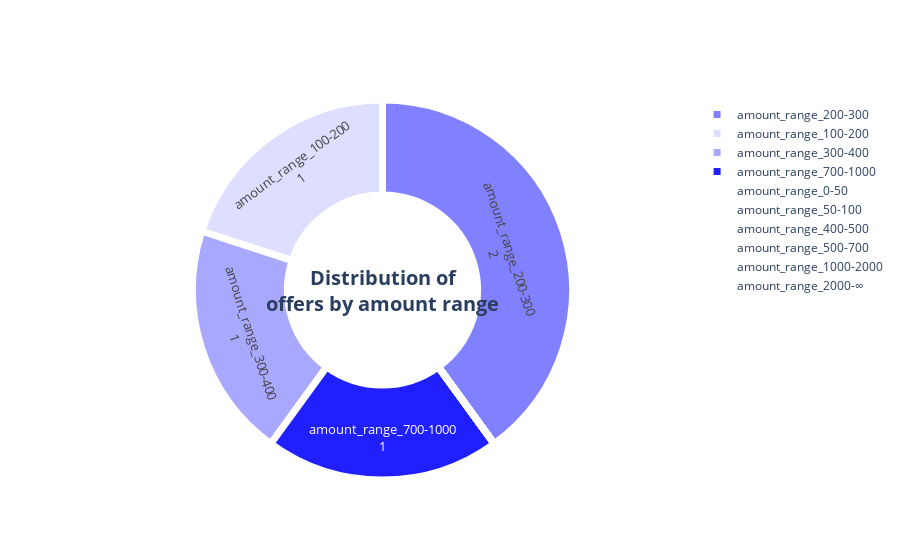

Here is the notebook cell this chart was saved with:
### Code cell
############## graphic ################
donut_hole = 0.5

fig = go.Figure(data=[go.Pie(labels=offers_categories['category'].values[1:], 
                             values=offers_categories['count'].values[1:],
                             text=offers_categories['amount'].values[1:],
                             #color_discrete_sequence=px.colors.sequential.Teal,
                             hovertemplate="<b>Name:</b> %{label}<br><b>Number:</b> %{value}<br><b>Amount:</b> %{text}<extra></extra>",
                             hole = donut_hole)])

fig.update_traces(hoverinfo='label', textinfo='label+value', textfont_size=13, textposition="inside",
                  marker=dict(colors=['rgba(31, 31, 255, {})'.format(amount/max(offers_categories['amount'])) for amount in offers_categories['amount'].values[1:]], 
                              line=dict(color='#FFFFFF', width=7)))

fig.update_layout(
  height=800,
  title={'text': "",
          'x':0.5,
          'xanchor': 'center',
          'font_size': 20,
    },
  annotations= [
         {
            "font": {
               "size": 20
            },
            "showarrow": False,
            "text": "<b>Distribution of<br>offers by amount range</b>",
            "x": 0.5,
            "y": 0.5
         },
  ]
)

fig.show()

### Figure 1 — Plotly figure (JSON) as saved in the notebook; plotly's stock layout.template omitted (floating-point values rounded to 4 significant figures)
{"data": [{"hole": 0.5, "hoverinfo": "label", "hovertemplate": "<b>Name:</b> %{label}<br><b>Number:</b> %{value}<br><b>Amount:</b> %{text}<extra></extra>", "labels": ["amount_range_0-50", "amount_range_50-100", "amount_range_100-200", "amount_range_200-300", "amount_range_300-400", "amount_range_400-500", "amount_range_500-700", "amount_range_700-1000", "amount_range_1000-2000", "amount_range_2000-∞"], "marker": {"colors": ["rgba(31, 31, 255, 0.0)", "rgba(31, 31, 255, 0.0)", "rgba(31, 31, 255, 0.14463276836158193)", "rgba(31, 31, 255, 0.559322033898305)", "rgba(31, 31, 255, 0.3887005649717514)", "rgba(31, 31, 255, 0.0)", "rgba(31, 31, 255, 0.0)", "rgba(31, 31, 255, 1.0)", "rgba(31, 31, 255, 0.0)", "rgba(31, 31, 255, 0.0)"], "line": {"color": "#FFFFFF", "width": 7}}, "text": [0, 0, 128, 495, 344, 0, 0, 885, 0, 0], "textfont": {"size": 13}, "textinfo": "label+value", "textposition": "inside", "type": "pie", "values": [0, 0, 1, 2, 1, 0, 0, 1, 0, 0]}], "layout": {"annotations": [{"font": {"size": 20}, "showarrow": false, "text": "<b>Distribution of<br>offers by amount range</b>", "x": 0.5, "y": 0.5}], "autosize": true, "title": {"font": {"size": 20}, "text": "", "x": 0.5, "xanchor": "center"}}}
